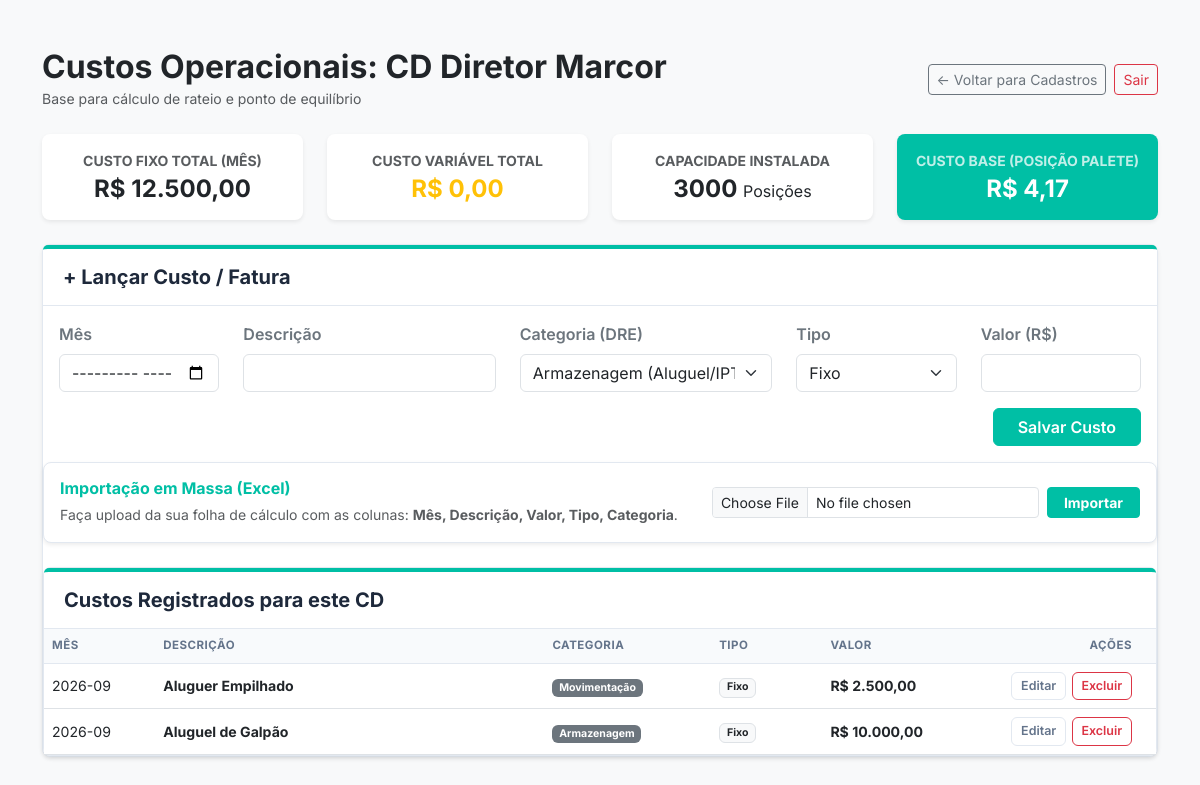
The page /custos/3 (signed in) on the database its author committed.
### app.py (models this page shows)
class CentroDistribuicao(db.Model):
    id = db.Column(db.Integer, primary_key=True)
    empresa_id = db.Column(db.Integer, db.ForeignKey('empresa.id'), nullable=False)
    nome = db.Column(db.String(100), nullable=False)
    metragem = db.Column(db.Float, nullable=False)
    capacidade_paletes = db.Column(db.Integer, nullable=False)

class CustoCD(db.Model):
    id = db.Column(db.Integer, primary_key=True)
    cd_id = db.Column(db.Integer, db.ForeignKey('centro_distribuicao.id'), nullable=False)
    mes_referencia = db.Column(db.String(7), nullable=False)  # Ex: "2026-09"
    descricao_item = db.Column(db.String(150), nullable=False) # Ex: Aluguel, Fita Stretch
    tipo_custo = db.Column(db.String(50), nullable=False)      # Fixo, Variável ou Mão de Obra
    valor = db.Column(db.Float, nullable=False)
    categoria = db.Column(db.String(50), nullable=False, default='Outros')

### app.py (the view, shortened to what this page needs)
@app.route('/custos/<int:cd_id>', methods=['GET', 'POST'])
@login_required
def gerenciar_custos(cd_id):
    cd_atual = CentroDistribuicao.query.get_or_404(cd_id)
    custos_cadastrados = CustoCD.query.filter_by(cd_id=cd_id).all()
    total_fixo = 0
    total_variavel = 0 # 1. CRIAMOS O BALDE PARA AS VARIÁVEIS
    for despesa in custos_cadastrados:
        if despesa.tipo_custo == 'Fixo':
            total_fixo += despesa.valor
        elif despesa.tipo_custo in ['Variável', 'Variavel']:
            total_variavel += despesa.valor
    if cd_atual.capacidade_paletes > 0:
        divisor = cd_atual.capacidade_paletes
        nome_divisor = "Posição Palete"
    else:
        divisor = cd_atual.metragem
        nome_divisor = "m²"
    custo_unitario = total_fixo / divisor if divisor > 0 else 0
    return render_template(
        'gerenciar_custos.html',
        cd=cd_atual,
        custos=custos_cadastrados,
        total_fixo=total_fixo,
        total_variavel=total_variavel, # <-- ESTA LINHA É NOVA
        divisor=divisor,
        nome_divisor=nome_divisor,
        custo_unitario=custo_unitario
    )

### app.py (called while the page is built)
@app.template_filter('moeda_br')
def formato_moeda_br(valor):
    valor_formatado = f"{valor:,.2f}"
    valor_formatado = valor_formatado.replace(',', 'X').replace('.', ',').replace('X', '.')
    return valor_formatado

### auth.py (called while the page is built, shortened)
def inicializar_auth(app, db, login_manager):
    global UsuarioModel
    class Usuario(UserMixin, db.Model):
        __tablename__ = 'usuario'
        id = db.Column(db.Integer, primary_key=True)
        empresa_id = db.Column(db.Integer, db.ForeignKey('empresa.id'), nullable=False)
        id = db.Column(db.Integer, primary_key=True)
        email = db.Column(db.String(120), unique=True, nullable=False)
        nome = db.Column(db.String(100), nullable=False)
        senha_hash = db.Column(db.String(256), nullable=False)
    UsuarioModel = Usuario
    @login_manager.user_loader
    def carregar_usuario(user_id):
        return UsuarioModel.query.get(int(user_id))
    return UsuarioModel

### templates/gerenciar_custos.html (shortened to what this page needs)
<!DOCTYPE html>
<html lang="pt-br">
  <head>
    <link
      href="https://cdn.jsdelivr.net/npm/bootstrap@5.3.0/dist/css/bootstrap.min.css"
      rel="stylesheet"
    />
    <link
      rel="stylesheet"
      href="{{ url_for('static', filename='css/style.css') }}"
    />
  </head>
  <body class="bg-light">
    <div class="container mt-5 mb-5">
      <div class="d-flex justify-content-between align-items-center mb-4">
        <div>
          <h2 class="fw-bold text-dark mb-0">
            Custos Operacionais: {{ cd.nome }}
          </h2>
          <small class="text-muted"
            >Base para cálculo de rateio e ponto de equilíbrio</small
          >
        </div>
        <div class="d-flex gap-2 align-items-center">
          <a
            href="{{ url_for('tela_cadastro') }}"
            class="btn btn-outline-secondary btn-sm"
          >
            ← Voltar para Cadastros
          </a>
          <a
            href="{{ url_for('auth.logout') }}"
            class="btn btn-outline-danger btn-sm"
          >
            Sair
          </a>
        </div>
      </div>
      <div class="row mb-4">
        <div class="col-md-3">
            <div class="card shadow-sm border-0 text-center h-100">
                <div class="card-body">
                    <p class="text-muted fw-bold mb-1 small text-uppercase">Custo Fixo Total (Mês)</p>
                    <h4 class="fw-bold text-dark mb-0">R$ {{ total_fixo | moeda_br }}</h4>
                </div>
            </div>
        </div>
        <div class="col-md-3">
            <div class="card shadow-sm border-0 text-center h-100">
                <div class="card-body">
                    <p class="text-muted fw-bold mb-1 small text-uppercase">Custo Variável Total</p>
                    <h4 class="fw-bold text-warning mb-0">R$ {{ total_variavel | moeda_br }}</h4>
                </div>
            </div>
        </div>
        <div class="col-md-3">
            <div class="card shadow-sm border-0 text-center h-100">
                <div class="card-body">
                    <p class="text-muted fw-bold mb-1 small text-uppercase">Capacidade Instalada</p>
                    <h4 class="fw-bold text-dark mb-0">{{ cd.capacidade_paletes }} <span class="fs-6 fw-normal">Posições</span></h4>
                </div>
            </div>
        </div>
        <div class="col-md-3">
            <div class="card shadow-sm border-0 text-center bg-empresa text-white h-100">
                <div class="card-body">
                    <p class="fw-bold mb-1 small text-uppercase opacity-75">Custo Base (Posição Palete)</p>
                    <h4 class="fw-bold mb-0">R$ {{ custo_unitario | moeda_br }}</h4>
                </div>
            </div>
        </div>
      </div>
      <div class="card shadow-sm mb-4">
        <div class="card-header card-header-clean">
          <h5>+ Lançar Custo / Fatura</h5>
        </div>
        <div class="card-body">
          <form method="POST">
            <div class="row align-items-end">
              <div class="col-md-2 mb-3">
                <label class="form-label fw-semibold text-secondary">Mês</label>
                <input
                  type="month"
                  class="form-control"
                  name="mes_ref"
                  required
                />
              </div>
              <div class="col-md-3 mb-3">
                <label class="form-label fw-semibold text-secondary"
                  >Descrição</label
                >
                <input
                  type="text"
                  class="form-control"
                  name="descricao"
                  required
                />
              </div>
              <div class="col-md-3 mb-3">
                <label class="form-label fw-semibold text-secondary"
                  >Categoria (DRE)</label
                >
                <select name="categoria" class="form-select" required>
                  <option value="Armazenagem">
                    Armazenagem (Aluguel/IPTU)
                  </option>
                </select>
              </div>
              <div class="col-md-2 mb-3">
                <label class="form-label fw-semibold text-secondary"
                  >Tipo</label
                >
                <select name="tipo" class="form-select" required>
                  <option value="Fixo" selected>Fixo</option>
                </select>
              </div>
              <div class="col-md-2 mb-3">
                <label class="form-label fw-semibold text-secondary"
                  >Valor (R$)</label
                >
                <input
                  type="number"
                  step="0.01"
                  class="form-control"
                  name="valor"
                  required
                />
              </div>
            </div>
            <div class="d-flex justify-content-end">
              <button type="submit" class="btn btn-empresa px-4">
                Salvar Custo
              </button>
            </div>
          </form>
        </div>
      <div class="card shadow-sm mb-4 border-empresa">
        <div class="card-body">
            <div class="row align-items-center">
                <div class="col-md-7">
                    <h6 class="fw-bold mb-1 text-empresa">Importação em Massa (Excel)</h6>
                    <small class="text-muted">Faça upload da sua folha de cálculo com as colunas: <strong>Mês, Descrição, Valor, Tipo, Categoria</strong>.</small>
                </div>
                <div class="col-md-5">
                    <form action="{{ url_for('importar_custos_excel', cd_id=cd.id) }}" method="POST" enctype="multipart/form-data" class="d-flex gap-2 justify-content-end">
                        <input type="file" name="arquivo_excel" class="form-control form-control-sm w-75" accept=".xlsx, .xls" required>
                        <button type="submit" class="btn btn-empresa btn-sm fw-bold px-3">Importar</button>
                    </form>
                </div>
            </div>
        </div>
      </div>
      <div class="card shadow-sm">
        <div class="card-header card-header-clean">
          <h5>Custos Registrados para este CD</h5>
        </div>
        <div class="card-body p-0">
          <div class="table-responsive">
            <table class="table table-hover align-middle mb-0">
              <thead>
                <tr>
                  <th style="width: 10%">Mês</th>
                  <th style="width: 35%">Descrição</th>
                  <th style="width: 15%">Categoria</th>
                  <th style="width: 10%">Tipo</th>
                  <th style="width: 15%">Valor</th>
                  <th
                    class="text-end"
                    style="width: 15%; padding-right: 1.5rem"
                  >
                    Ações
                  </th>
                </tr>
              </thead>
              <tbody>
                {% for despesa in custos %}
                <tr>
                  <td>{{ despesa.mes_referencia }}</td>
                  <td>
                    <strong class="text-dark"
                      >{{ despesa.descricao_item }}</strong
                    >
                  </td>
                  <td>
                    <span class="badge bg-secondary"
                      >{{ despesa.categoria }}</span
                    >
                  </td>
                  <td>
                    {% if despesa.tipo_custo == 'Fixo' %}
                    <span class="badge bg-light text-dark border">Fixo</span>
                    {% else %}
                    <span class="badge bg-warning text-dark">Variável</span>
                    {% endif %}
                  </td>
                  <td class="fw-bold text-dark text-nowrap">
                    R$ {{ despesa.valor | moeda_br }}
                  </td>
                  <td class="text-end" style="padding-right: 1.5rem">
                    <div class="acoes-tabela">
                      <a
                        href="{{ url_for('editar_custo', custo_id=despesa.id) }}"
                        class="btn btn-outline-secundaria"
                        >Editar</a
                      >
                      <form
                        action="{{ url_for('excluir_custo', custo_id=despesa.id) }}"
                        method="POST"
                        class="d-inline"
                        onsubmit="return confirm('Deseja realmente excluir este custo?');"
                      >
                        <button type="submit" class="btn btn-outline-danger">
                          Excluir
                        </button>
                      </form>
                    </div>
                  </td>
                </tr>
                {% endfor %}
              </tbody>
            </table>
          </div>
        </div>
      </div>
    </div>
  </body>
</html>

### static/css/style.css (style rules this page uses)
:root { --cor-primaria: #00bfa5; --cor-primaria-hover: #009688; --cor-grafite-dark: #1e293b; --cor-grafite-muted: #64748b; --cor-cinza-bg: #f8fafc; --cor-borda: #e2e8f0; }
* { font-family: "Inter", -apple-system, BlinkMacSystemFont, sans-serif; }
body { background-color: var(--cor-cinza-bg); color: var(--cor-grafite-dark); }
.bg-empresa { background-color: var(--cor-primaria) !important; color: #ffffff !important; }
.text-empresa { color: var(--cor-primaria) !important; }
.card-header-clean { background-color: #ffffff !important; border-top: 4px solid var(--cor-primaria); border-bottom: 1px solid var(--cor-borda); padding: 1rem 1.25rem; }
.card-header-clean h5 { color: var(--cor-grafite-dark); font-weight: 700; margin-bottom: 0; }
.card { border: 1px solid var(--cor-borda); border-radius: 8px; background-color: #ffffff; }
.btn-empresa { background-color: var(--cor-primaria); color: #ffffff; border: 1px solid var(--cor-primaria); font-weight: 600; }
.btn-outline-secundaria { color: var(--cor-grafite-muted); border: 1px solid var(--cor-borda); background-color: #ffffff; font-weight: 500; }
.table { font-size: 0.88rem; }
.table thead th { background-color: #f8fafc; color: var(--cor-grafite-muted); text-transform: uppercase; font-size: 0.72rem; letter-spacing: 0.5px; font-weight: 700; border-bottom: 1px solid var(--cor-borda); }
.acoes-tabela { display: inline-flex; gap: 0.35rem; align-items: center; }
.acoes-tabela .btn { padding: 0.25rem 0.55rem; font-size: 0.78rem; font-weight: 600; }

### rows shown on the page
CentroDistribuicao: nome "CD Diretor Marcor", capacidade_paletes "3000"
CustoCD: mes_referencia "2026-09", descricao_item "Aluguer Empilhado", categoria "Movimentação", tipo_custo "Fixo", valor|moeda_br "2.500,00"
CustoCD: mes_referencia "2026-09", descricao_item "Aluguel de Galpão", categoria "Armazenagem", tipo_custo "Fixo", valor|moeda_br "10.000,00"

### other values the page prints
{{ total_fixo | moeda_br }} "12.500,00"
{{ total_variavel | moeda_br }} "0,00"
{{ custo_unitario | moeda_br }} "4,17"
